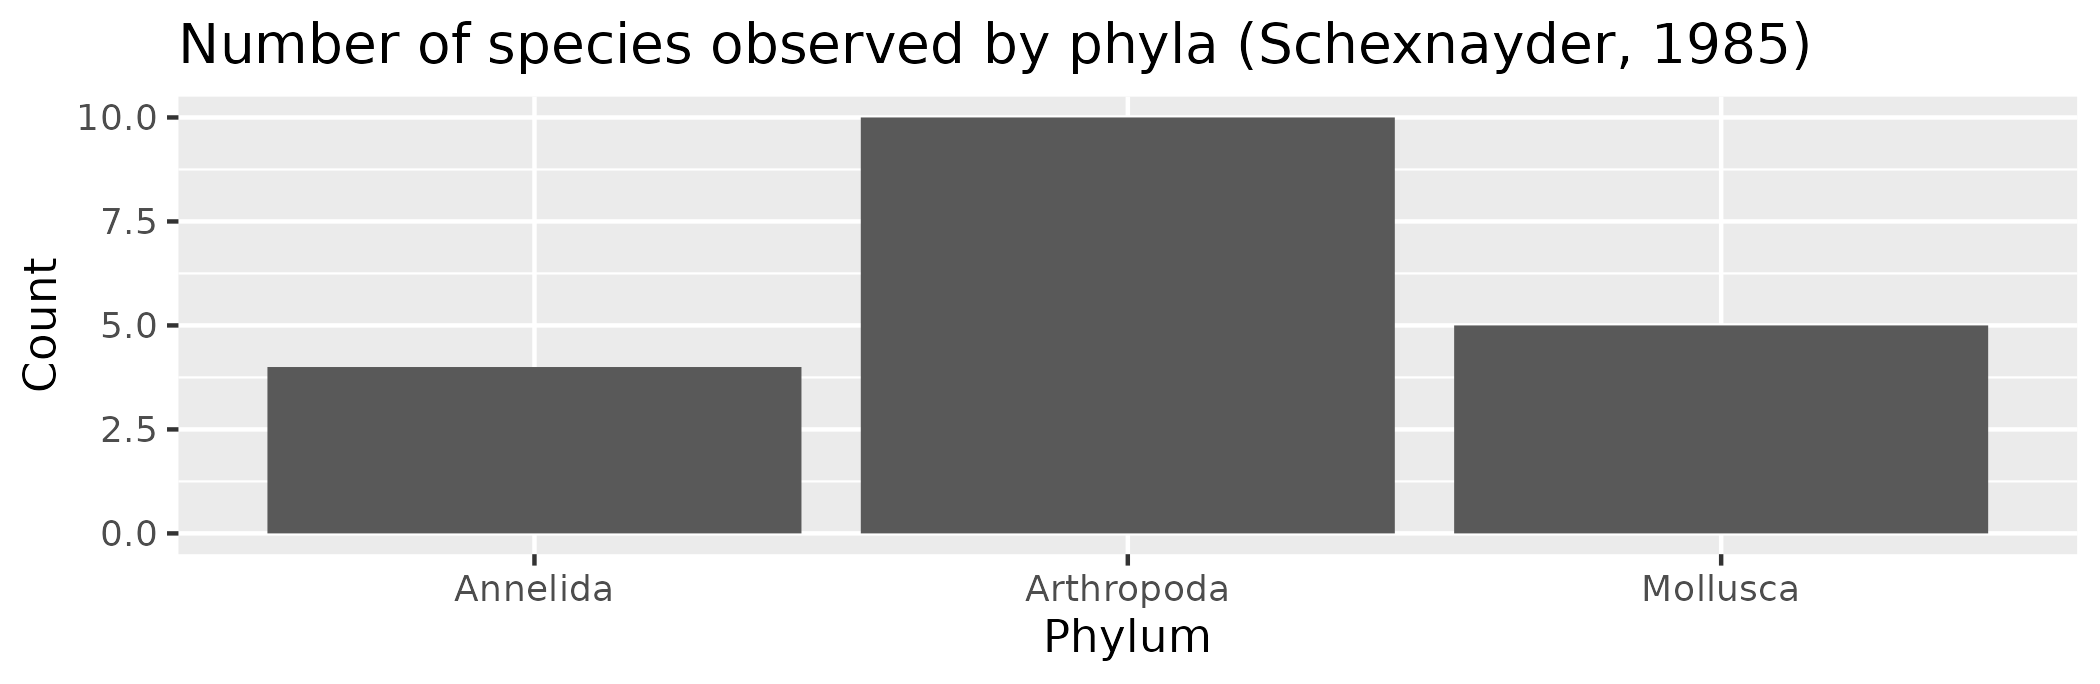

Generate this figure with R:
Inverts<-read_csv("Thesis/Schexnayder_Inverts/Schexnayder_Inverts.csv")

Invert_count<-Inverts %>% 
 count(Phylum)

invert_plot<-ggplot(data=Invert_count, mapping=aes(x=Phylum, y=n))+geom_col()

invert_plot<-invert_plot+labs(y="Count", title="Number of species observed by phyla (Schexnayder, 1985)")

ggsave("Schexnayder_Inverts.png", invert_plot)
